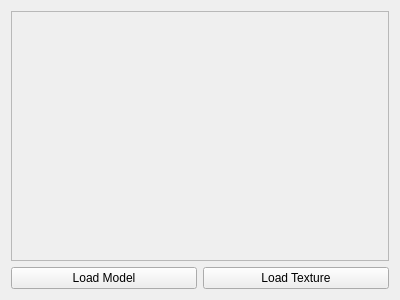
<?xml version="1.0" encoding="UTF-8"?>
<ui version="4.0">
 <class>MainWindow</class>
 <widget class="QWidget" name="MainWindow">
  <property name="geometry">
   <rect>
    <x>0</x>
    <y>0</y>
    <width>400</width>
    <height>300</height>
   </rect>
  </property>
  <property name="windowTitle">
   <string>MainWindow</string>
  </property>
  <layout class="QGridLayout" name="gridLayout">
   <item row="2" column="1">
    <widget class="QPushButton" name="loadTextureButton">
     <property name="text">
      <string>Load Texture</string>
     </property>
    </widget>
   </item>
   <item row="2" column="0">
    <widget class="QPushButton" name="loadModelButton">
     <property name="text">
      <string>Load Model</string>
     </property>
    </widget>
   </item>
   <item row="1" column="0" colspan="2">
    <widget class="QFrame" name="vulkanFrame">
     <property name="frameShape">
      <enum>QFrame::StyledPanel</enum>
     </property>
     <property name="frameShadow">
      <enum>QFrame::Raised</enum>
     </property>
    </widget>
   </item>
  </layout>
 </widget>
 <layoutdefault spacing="6" margin="11"/>
 <resources/>
 <connections/>
</ui>
